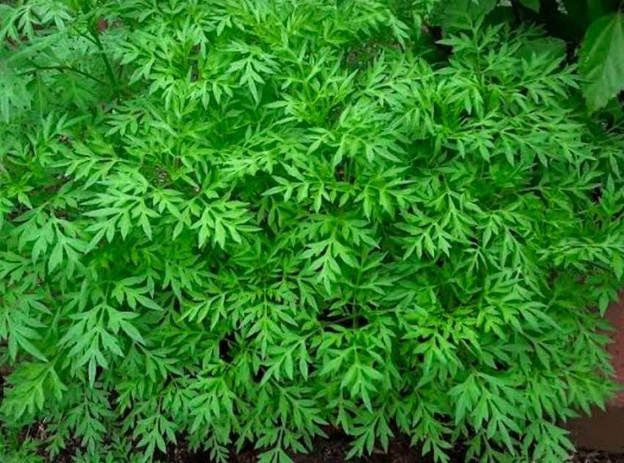
#> input picture TUGAS_PCD_1/Red/Pict_Red/Kenikir.jpeg, 624 x 463 px, shrunk from 852 x 632 before the run, found by its file name
$ python red.py
#> lines starting #> are read from the running program, lines starting #| are printed output that depends on the picture
import imageio.v3 as image
import numpy as np

path_1 = "D:\\ikam\\TUGAS_PCD_1\\Red\\Pict_Red\\Kenikir.jpeg"
path_2 = "D:\\ikam\\TUGAS_PCD_1\\Red\\Pict_Red\\DaunSingkong.jpg"
path_3 = "D:\\ikam\\TUGAS_PCD_1\\Red\\Pict_Red\\DaunPepaya.jpg"

my_image1 = image.imread(path_1)
#> my_image1 is the input picture: shape (463, 624, 3); mean R, G, B 48.7, 127.2, 38.4
my_image2 = image.imread(path_2)
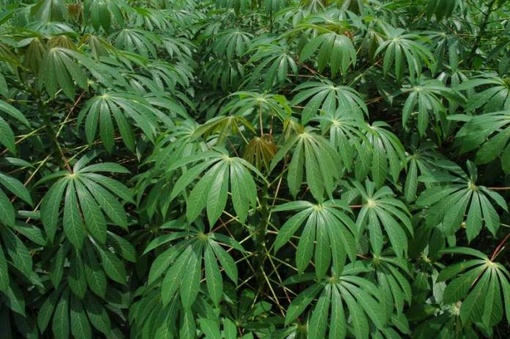
#> input picture TUGAS_PCD_1/Red/Pict_Red/DaunSingkong.jpg, 510 x 339 px, shrunk from 696 x 463 before the run, found by its file name
#> my_image2 is the input picture: shape (339, 510, 3); mean R, G, B 58.4, 93.4, 48.8
my_image3 = image.imread(path_3)
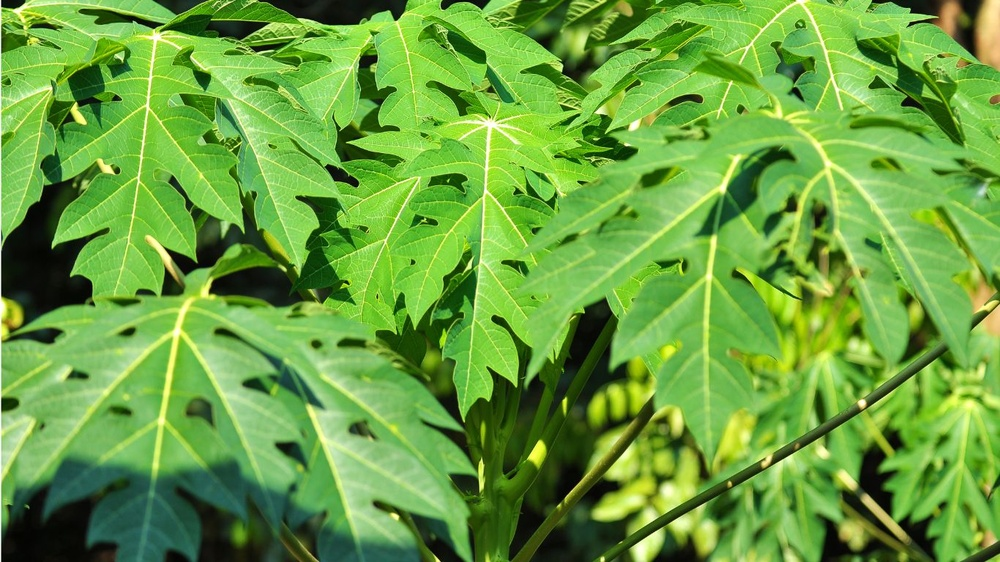
#> input picture TUGAS_PCD_1/Red/Pict_Red/DaunPepaya.jpg, 1000 x 562 px, shrunk from 1366 x 768 before the run, found by its file name
#> my_image3 is the input picture: shape (562, 1000, 3); mean R, G, B 105, 161.1, 63

print(my_image1.shape[0])
#| 463
if (len(my_image1.shape)<3):
    print("Gambar Harus RGB")
    exit()

print(my_image2.shape[0])
#| 339
if (len(my_image2.shape)<3):
    print("Gambar Harus RGB")
    exit()

print(my_image3.shape[0])
#| 562
if (len(my_image3.shape)<3):
    print("Gambar Harus RGB")
    exit()

kenikir_red = my_image1[:,:,0]
image_red1 = np.zeros_like(my_image1)
image_red1  [:,:,0] = kenikir_red
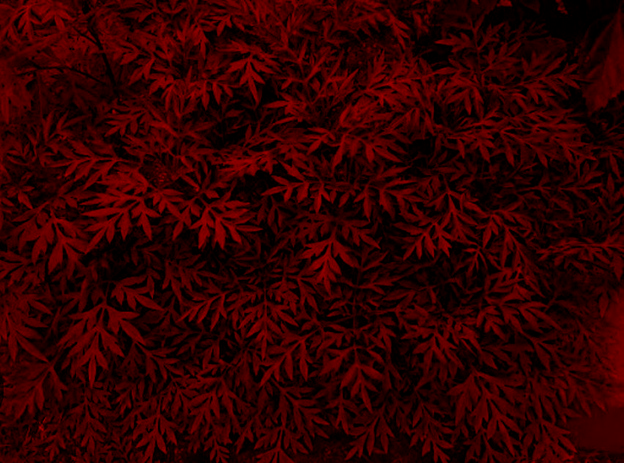
#> image_red1: shape (463, 624, 3); mean of channels 0, 1, 2 48.7, 0, 0; drawn as R, G, B

DaunSingkong_red = my_image2[:,:,0]
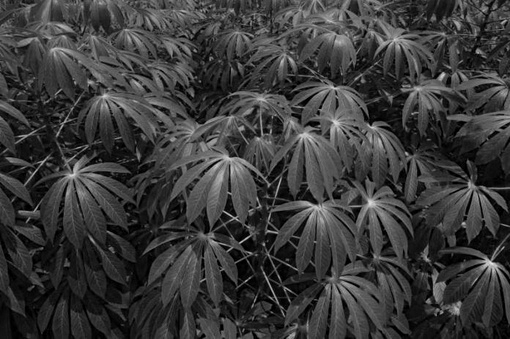
#> DaunSingkong_red: shape (339, 510); min 0, max 230, mean 58.4
image_red2 = np.zeros_like(my_image2)
image_red2  [:,:,0] = DaunSingkong_red

DaunPepaya_red = my_image3[:,:,0]
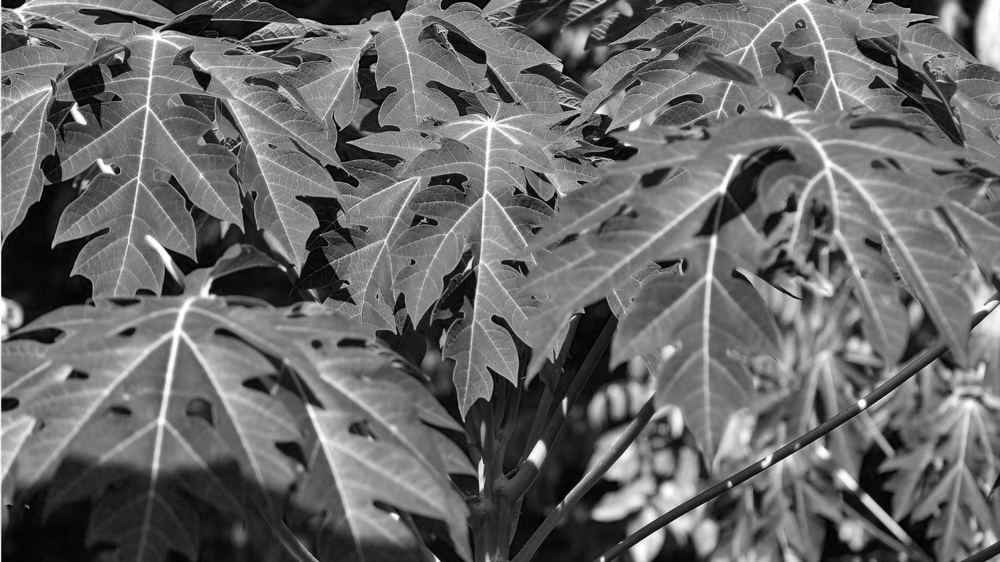
#> DaunPepaya_red: shape (562, 1000); min 0, max 255, mean 105
image_red3 = np.zeros_like(my_image3)
image_red3  [:,:,0] = DaunPepaya_red
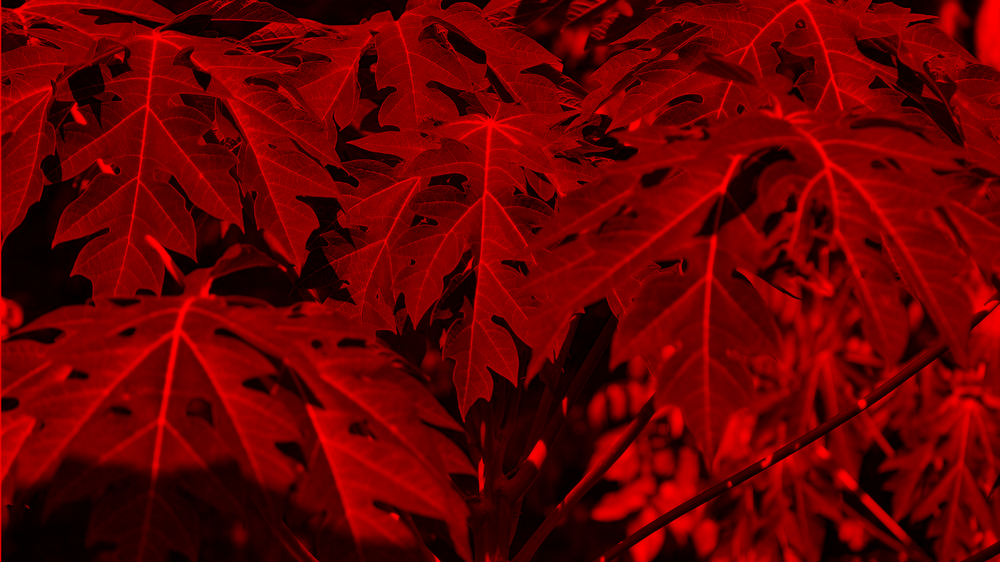
#> image_red3: shape (562, 1000, 3); mean of channels 0, 1, 2 105, 0, 0; drawn as R, G, B

image.imwrite("D:\\ikam\\TUGAS_PCD_1\\Red\\Pict_Red\\Kenikir_red.jpeg", image_red1)
image.imwrite("D:\\ikam\\TUGAS_PCD_1\\Red\\Pict_Red\\DaunSingkong_red.jpg", image_red2)
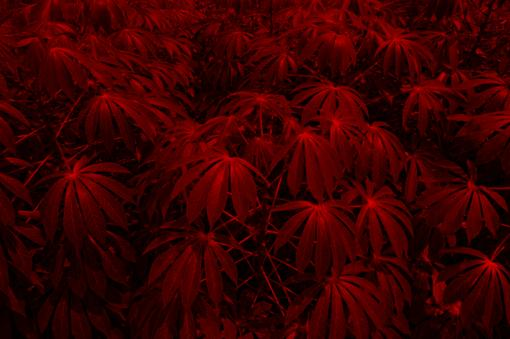
#> saved as DaunSingkong_red.jpg: shape (339, 510, 3); mean R, G, B 58, 1.9, 2.2
image.imwrite("D:\\ikam\\TUGAS_PCD_1\\Red\\Pict_Red\\DaunPepaya_red.jpg", image_red3)

print(f"Dimensi gambar adalah {my_image1.shape}")
#| Dimensi gambar adalah (463, 624, 3)
print(f"Dimensi gambar adalah {my_image2.shape}")
#| Dimensi gambar adalah (339, 510, 3)
print(f"Dimensi gambar adalah {my_image3.shape}")
#| Dimensi gambar adalah (562, 1000, 3)
print("proses selesai")
